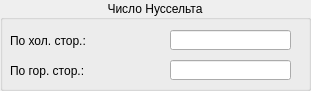
  <widget class="QGroupBox" name="groupBox_9">
   <property name="geometry">
    <rect>
     <x>650</x>
     <y>530</y>
     <width>311</width>
     <height>91</height>
    </rect>
   </property>
   <property name="title">
    <string>Число Нуссельта</string>
   </property>
   <property name="alignment">
    <set>Qt::AlignCenter</set>
   </property>
   <widget class="QLabel" name="label_68">
    <property name="geometry">
     <rect>
      <x>10</x>
      <y>60</y>
      <width>161</width>
      <height>21</height>
     </rect>
    </property>
    <property name="text">
     <string>По гор. стор.:</string>
    </property>
   </widget>
   <widget class="QLabel" name="label_67">
    <property name="geometry">
     <rect>
      <x>10</x>
      <y>30</y>
      <width>161</width>
      <height>21</height>
     </rect>
    </property>
    <property name="text">
     <string>По хол. стор.:</string>
    </property>
   </widget>
   <widget class="QLineEdit" name="NusseltColdThermoforlineEdit">
    <property name="geometry">
     <rect>
      <x>170</x>
      <y>30</y>
      <width>121</width>
      <height>20</height>
     </rect>
    </property>
    <property name="cursor">
     <cursorShape>ArrowCursor</cursorShape>
    </property>
    <property name="readOnly">
     <bool>true</bool>
    </property>
   </widget>
   <widget class="QLineEdit" name="NusseltHotThermoforlineEdit">
    <property name="geometry">
     <rect>
      <x>170</x>
      <y>60</y>
      <width>121</width>
      <height>20</height>
     </rect>
    </property>
    <property name="cursor">
     <cursorShape>ArrowCursor</cursorShape>
    </property>
    <property name="readOnly">
     <bool>true</bool>
    </property>
   </widget>
  </widget>
